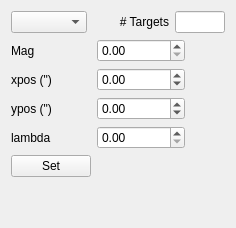
         <widget class="QWidget" name="tab_5">
          <attribute name="title">
           <string>Target</string>
          </attribute>
          <layout class="QVBoxLayout" name="verticalLayout_17">
           <item>
            <layout class="QHBoxLayout" name="horizontalLayout_12">
             <property name="sizeConstraint">
              <enum>QLayout::SetDefaultConstraint</enum>
             </property>
             <item>
              <widget class="QComboBox" name="wao_selectTarget"/>
             </item>
             <item>
              <widget class="QLabel" name="label_57">
               <property name="text">
                <string># Targets</string>
               </property>
               <property name="alignment">
                <set>Qt::AlignRight|Qt::AlignTrailing|Qt::AlignVCenter</set>
               </property>
              </widget>
             </item>
             <item>
              <widget class="QLineEdit" name="wao_numberofTargets">
               <property name="maximumSize">
                <size>
                 <width>50</width>
                 <height>16777215</height>
                </size>
               </property>
               <property name="readOnly">
                <bool>true</bool>
               </property>
              </widget>
             </item>
            </layout>
           </item>
           <item>
            <layout class="QHBoxLayout" name="horizontalLayout_11">
             <item>
              <layout class="QGridLayout" name="gridLayout_9">
               <item row="1" column="0">
                <widget class="QLabel" name="label_54">
                 <property name="text">
                  <string>xpos (&quot;)</string>
                 </property>
                </widget>
               </item>
               <item row="3" column="0">
                <widget class="QLabel" name="label_56">
                 <property name="text">
                  <string>lambda</string>
                 </property>
                </widget>
               </item>
               <item row="4" column="0">
                <widget class="QPushButton" name="wao_setTarget">
                 <property name="text">
                  <string>Set</string>
                 </property>
                </widget>
               </item>
               <item row="2" column="0">
                <widget class="QLabel" name="label_55">
                 <property name="text">
                  <string>ypos (&quot;)</string>
                 </property>
                </widget>
               </item>
               <item row="0" column="0">
                <widget class="QLabel" name="label_53">
                 <property name="text">
                  <string>Mag</string>
                 </property>
                </widget>
               </item>
               <item row="0" column="1">
                <widget class="QDoubleSpinBox" name="wao_targetMag"/>
               </item>
               <item row="1" column="1">
                <widget class="QDoubleSpinBox" name="wao_targetXpos">
                 <property name="minimum">
                  <double>-100000.000000000000000</double>
                 </property>
                 <property name="maximum">
                  <double>10000.989999999999782</double>
                 </property>
                </widget>
               </item>
               <item row="2" column="1">
                <widget class="QDoubleSpinBox" name="wao_targetYpos">
                 <property name="minimum">
                  <double>-100000.000000000000000</double>
                 </property>
                 <property name="maximum">
                  <double>100000.990000000005239</double>
                 </property>
                </widget>
               </item>
               <item row="3" column="1">
                <widget class="QDoubleSpinBox" name="wao_targetLambda"/>
               </item>
              </layout>
             </item>
             <item>
              <spacer name="horizontalSpacer">
               <property name="orientation">
                <enum>Qt::Horizontal</enum>
               </property>
               <property name="sizeHint" stdset="0">
                <size>
                 <width>40</width>
                 <height>20</height>
                </size>
               </property>
              </spacer>
             </item>
            </layout>
           </item>
           <item>
            <spacer name="verticalSpacer_4">
             <property name="orientation">
              <enum>Qt::Vertical</enum>
             </property>
             <property name="sizeHint" stdset="0">
              <size>
               <width>20</width>
               <height>40</height>
              </size>
             </property>
            </spacer>
           </item>
          </layout>
         </widget>
